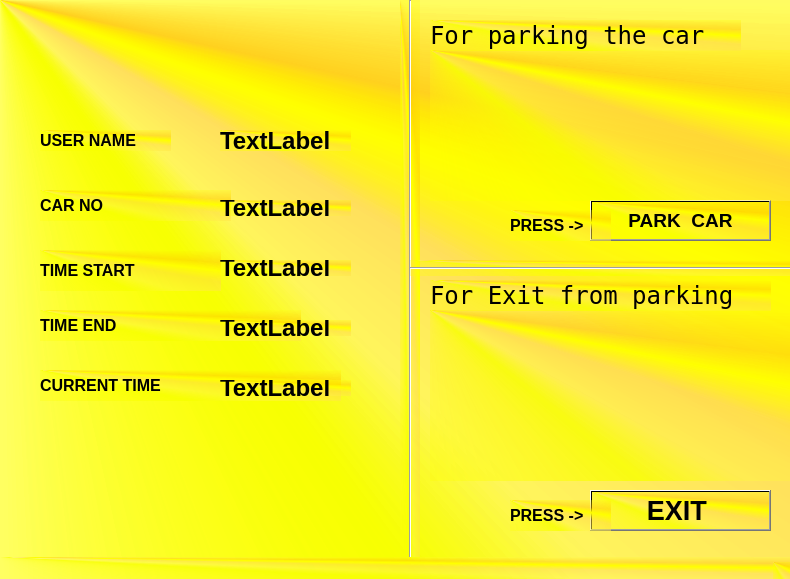
<?xml version="1.0" encoding="UTF-8"?>
<ui version="4.0">
 <class>MainWindow</class>
 <widget class="QMainWindow" name="MainWindow">
  <property name="geometry">
   <rect>
    <x>0</x>
    <y>0</y>
    <width>790</width>
    <height>579</height>
   </rect>
  </property>
  <property name="windowTitle">
   <string>MainWindow</string>
  </property>
  <property name="styleSheet">
   <string notr="true">background-color: qconicalgradient(cx:0, cy:0, angle:135, stop:0 rgba(255, 255, 0, 69), stop:0.375 rgba(255, 255, 0, 69), stop:0.423533 rgba(251, 255, 0, 145), stop:0.45 rgba(247, 255, 0, 208), stop:0.477581 rgba(255, 244, 71, 130), stop:0.518717 rgba(255, 218, 71, 130), stop:0.55 rgba(255, 255, 0, 255), stop:0.57754 rgba(255, 203, 0, 130), stop:0.625 rgba(255, 255, 0, 69), stop:1 rgba(255, 255, 0, 69));</string>
  </property>
  <widget class="QWidget" name="centralwidget">
   <widget class="QLabel" name="label_2">
    <property name="geometry">
     <rect>
      <x>40</x>
      <y>130</y>
      <width>131</width>
      <height>21</height>
     </rect>
    </property>
    <property name="font">
     <font>
      <pointsize>18</pointsize>
      <weight>75</weight>
      <bold>true</bold>
     </font>
    </property>
    <property name="text">
     <string>&lt;html&gt;&lt;head/&gt;&lt;body&gt;&lt;p&gt;&lt;span style=&quot; font-size:12pt;&quot;&gt;USER NAME &lt;/span&gt;&lt;/p&gt;&lt;/body&gt;&lt;/html&gt;</string>
    </property>
   </widget>
   <widget class="QLabel" name="label_4">
    <property name="geometry">
     <rect>
      <x>40</x>
      <y>190</y>
      <width>191</width>
      <height>31</height>
     </rect>
    </property>
    <property name="font">
     <font>
      <pointsize>18</pointsize>
      <weight>75</weight>
      <bold>true</bold>
     </font>
    </property>
    <property name="text">
     <string>&lt;html&gt;&lt;head/&gt;&lt;body&gt;&lt;p&gt;&lt;span style=&quot; font-size:12pt;&quot;&gt;CAR NO &lt;/span&gt;&lt;/p&gt;&lt;/body&gt;&lt;/html&gt;</string>
    </property>
   </widget>
   <widget class="QLabel" name="label_6">
    <property name="geometry">
     <rect>
      <x>40</x>
      <y>250</y>
      <width>181</width>
      <height>41</height>
     </rect>
    </property>
    <property name="font">
     <font>
      <pointsize>18</pointsize>
      <weight>75</weight>
      <bold>true</bold>
     </font>
    </property>
    <property name="text">
     <string>&lt;html&gt;&lt;head/&gt;&lt;body&gt;&lt;p&gt;&lt;span style=&quot; font-size:12pt;&quot;&gt;TIME START &lt;/span&gt;&lt;/p&gt;&lt;/body&gt;&lt;/html&gt;</string>
    </property>
   </widget>
   <widget class="QLabel" name="label_8">
    <property name="geometry">
     <rect>
      <x>40</x>
      <y>310</y>
      <width>261</width>
      <height>31</height>
     </rect>
    </property>
    <property name="font">
     <font>
      <pointsize>18</pointsize>
      <weight>75</weight>
      <bold>true</bold>
     </font>
    </property>
    <property name="text">
     <string>&lt;html&gt;&lt;head/&gt;&lt;body&gt;&lt;p&gt;&lt;span style=&quot; font-size:12pt;&quot;&gt;TIME END &lt;/span&gt;&lt;/p&gt;&lt;/body&gt;&lt;/html&gt;</string>
    </property>
   </widget>
   <widget class="QLabel" name="label_10">
    <property name="geometry">
     <rect>
      <x>40</x>
      <y>370</y>
      <width>301</width>
      <height>31</height>
     </rect>
    </property>
    <property name="font">
     <font>
      <pointsize>18</pointsize>
      <weight>75</weight>
      <bold>true</bold>
     </font>
    </property>
    <property name="text">
     <string>&lt;html&gt;&lt;head/&gt;&lt;body&gt;&lt;p&gt;&lt;span style=&quot; font-size:12pt;&quot;&gt;CURRENT TIME&lt;/span&gt;&lt;/p&gt;&lt;/body&gt;&lt;/html&gt;</string>
    </property>
   </widget>
   <widget class="QPushButton" name="parkButton">
    <property name="geometry">
     <rect>
      <x>590</x>
      <y>200</y>
      <width>181</width>
      <height>41</height>
     </rect>
    </property>
    <property name="font">
     <font>
      <pointsize>14</pointsize>
      <weight>75</weight>
      <bold>true</bold>
     </font>
    </property>
    <property name="text">
     <string>PARK  CAR</string>
    </property>
   </widget>
   <widget class="QPushButton" name="ExitButton">
    <property name="geometry">
     <rect>
      <x>590</x>
      <y>490</y>
      <width>181</width>
      <height>41</height>
     </rect>
    </property>
    <property name="font">
     <font>
      <pointsize>20</pointsize>
      <weight>75</weight>
      <bold>true</bold>
     </font>
    </property>
    <property name="text">
     <string>EXIT </string>
    </property>
   </widget>
   <widget class="Line" name="line">
    <property name="geometry">
     <rect>
      <x>400</x>
      <y>0</y>
      <width>20</width>
      <height>591</height>
     </rect>
    </property>
    <property name="orientation">
     <enum>Qt::Vertical</enum>
    </property>
   </widget>
   <widget class="QLabel" name="label_3">
    <property name="geometry">
     <rect>
      <x>430</x>
      <y>50</y>
      <width>381</width>
      <height>151</height>
     </rect>
    </property>
    <property name="text">
     <string/>
    </property>
    <property name="pixmap">
     <pixmap>../../../Downloads/1.jpg</pixmap>
    </property>
   </widget>
   <widget class="QLabel" name="label_5">
    <property name="geometry">
     <rect>
      <x>430</x>
      <y>20</y>
      <width>311</width>
      <height>31</height>
     </rect>
    </property>
    <property name="font">
     <font>
      <family>Terminal</family>
      <pointsize>18</pointsize>
      <weight>50</weight>
      <italic>false</italic>
      <bold>false</bold>
     </font>
    </property>
    <property name="text">
     <string>For parking the car</string>
    </property>
   </widget>
   <widget class="QLabel" name="label">
    <property name="geometry">
     <rect>
      <x>510</x>
      <y>210</y>
      <width>101</width>
      <height>31</height>
     </rect>
    </property>
    <property name="font">
     <font>
      <pointsize>12</pointsize>
      <weight>75</weight>
      <bold>true</bold>
     </font>
    </property>
    <property name="text">
     <string>PRESS -&gt;</string>
    </property>
   </widget>
   <widget class="QLabel" name="label_7">
    <property name="geometry">
     <rect>
      <x>430</x>
      <y>280</y>
      <width>341</width>
      <height>31</height>
     </rect>
    </property>
    <property name="font">
     <font>
      <family>Terminal</family>
      <pointsize>18</pointsize>
      <weight>50</weight>
      <italic>false</italic>
      <bold>false</bold>
     </font>
    </property>
    <property name="text">
     <string>For Exit from parking</string>
    </property>
   </widget>
   <widget class="Line" name="line_2">
    <property name="geometry">
     <rect>
      <x>410</x>
      <y>260</y>
      <width>431</width>
      <height>16</height>
     </rect>
    </property>
    <property name="orientation">
     <enum>Qt::Horizontal</enum>
    </property>
   </widget>
   <widget class="QLabel" name="label_9">
    <property name="geometry">
     <rect>
      <x>430</x>
      <y>310</y>
      <width>421</width>
      <height>171</height>
     </rect>
    </property>
    <property name="text">
     <string/>
    </property>
    <property name="pixmap">
     <pixmap>../../../Downloads/2.jpg</pixmap>
    </property>
   </widget>
   <widget class="QLabel" name="label_11">
    <property name="geometry">
     <rect>
      <x>510</x>
      <y>500</y>
      <width>101</width>
      <height>31</height>
     </rect>
    </property>
    <property name="font">
     <font>
      <pointsize>12</pointsize>
      <weight>75</weight>
      <bold>true</bold>
     </font>
    </property>
    <property name="text">
     <string>PRESS -&gt;</string>
    </property>
   </widget>
   <widget class="QLabel" name="UserLabel">
    <property name="geometry">
     <rect>
      <x>220</x>
      <y>130</y>
      <width>131</width>
      <height>21</height>
     </rect>
    </property>
    <property name="font">
     <font>
      <pointsize>18</pointsize>
      <weight>75</weight>
      <bold>true</bold>
     </font>
    </property>
    <property name="text">
     <string>TextLabel</string>
    </property>
   </widget>
   <widget class="QLabel" name="CarLabel">
    <property name="geometry">
     <rect>
      <x>220</x>
      <y>200</y>
      <width>131</width>
      <height>16</height>
     </rect>
    </property>
    <property name="font">
     <font>
      <pointsize>18</pointsize>
      <weight>75</weight>
      <bold>true</bold>
     </font>
    </property>
    <property name="text">
     <string>TextLabel</string>
    </property>
   </widget>
   <widget class="QLabel" name="TimeStartShow">
    <property name="geometry">
     <rect>
      <x>220</x>
      <y>260</y>
      <width>131</width>
      <height>16</height>
     </rect>
    </property>
    <property name="font">
     <font>
      <pointsize>18</pointsize>
      <weight>75</weight>
      <bold>true</bold>
     </font>
    </property>
    <property name="text">
     <string>TextLabel</string>
    </property>
   </widget>
   <widget class="QLabel" name="TimeEndShow">
    <property name="geometry">
     <rect>
      <x>220</x>
      <y>320</y>
      <width>131</width>
      <height>16</height>
     </rect>
    </property>
    <property name="font">
     <font>
      <pointsize>18</pointsize>
      <weight>75</weight>
      <bold>true</bold>
     </font>
    </property>
    <property name="text">
     <string>TextLabel</string>
    </property>
   </widget>
   <widget class="QLabel" name="ShowCuuentTime">
    <property name="geometry">
     <rect>
      <x>220</x>
      <y>380</y>
      <width>131</width>
      <height>16</height>
     </rect>
    </property>
    <property name="font">
     <font>
      <pointsize>18</pointsize>
      <weight>75</weight>
      <bold>true</bold>
     </font>
    </property>
    <property name="text">
     <string>TextLabel</string>
    </property>
   </widget>
  </widget>
  <widget class="QMenuBar" name="menubar">
   <property name="geometry">
    <rect>
     <x>0</x>
     <y>0</y>
     <width>790</width>
     <height>26</height>
    </rect>
   </property>
  </widget>
  <widget class="QStatusBar" name="statusbar"/>
 </widget>
 <resources/>
 <connections/>
</ui>
